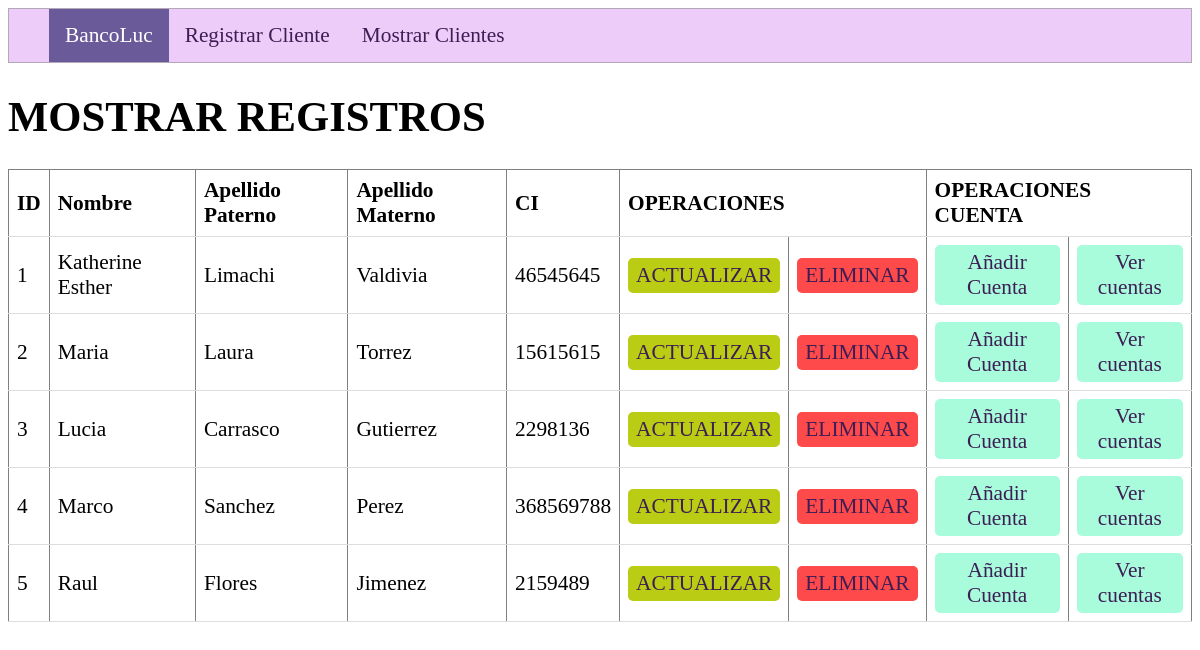
Page /cuentaBancaria/mostrar.php on the committed database.
### tables this page shows
CREATE TABLE `persona` (
  `id` int(11) NOT NULL,
  `nombre` varchar(100) DEFAULT NULL,
  `apellidop` varchar(100) DEFAULT NULL,
  `apellidom` varchar(100) DEFAULT NULL,
  `ci` int(11) DEFAULT NULL
);

### cuentaBancaria/mostrar.php (the view, shortened to what this page needs)
<?php
include 'cabecera.php';
include("conexion.php");
$consulta="SELECT * FROM persona";
$resultado=mysqli_query($conexion, $consulta)or die("No se ha podido mostrar la consulta.");
?>
<h1>MOSTRAR REGISTROS</h1>
<table border="1">
	<tr>
		<th>ID</th>
		<th>Nombre</th>
		<th>Apellido Paterno</th>
		<th>Apellido Materno</th>
		<th>CI</th>
		<th colspan="2">OPERACIONES</th>
		<th colspan="2">OPERACIONES CUENTA</th>
	</tr>
<?php
while($columna=mysqli_fetch_array($resultado)){
	echo "<tr>";
	echo "<td>".$columna['id']."</td>";
	echo "<td>".$columna['nombre']."</td>";
	echo "<td>".$columna['apellidop']."</td>";
	echo "<td>".$columna['apellidom']."</td>";
	echo "<td>".$columna['ci']."</td>";
	$id=$columna['id'];
	echo "<td> <a class='actualizar' href='modificarCC.php?id=$id'>ACTUALIZAR</a></td>";
	echo "<td> <a class='eliminar' href='eliminarCC.php?id=$id'>ELIMINAR</a></td>";
	echo "<td> <a class='opcuenta' href='añadirCuenta.php?id=$id'>Añadir Cuenta</a></td>";
	echo "<td> <a class='opcuenta' href='mostrarCuenta.php?id=$id'>Ver cuentas</a></td>";
	echo "</tr>";
}
?>
</table>
<?php
include("pie.php");
 ?>

### cuentaBancaria/cabecera.php (shortened to what this page needs)
<!DOCTYPE html>
<html>
<head>
	<link rel="stylesheet" href="estilo2.css">
</head>
<body>
	<ul>
  <li><a class="active" href="index.php">BancoLuc</a></li>
  <li><a href="registroCliente.php">Registrar Cliente</a></li>
  <li><a href="mostrar.php">Mostrar Clientes</a></li>
</ul>

### cuentaBancaria/estilo2.css (style rules this page uses)
body { font-family: Comic Sans; font-size: 16pt; Background – color : #0A8087; }
ul { list-style-type: none; margin: 0; padding: 2; overflow: hidden; border: 1px solid #B4A7B8; background-color: #EECCF9; }
li { float: left; }
li a { display: block; color: #3D1E54; text-align: center; padding: 14px 16px; text-decoration: none; }
li a.active { color: white; background-color: #6B5A9A; }
td a { display: block; color: #3D1E54; text-align: center; padding: 5px 8px; text-decoration: none; border-radius: 5px; }
.eliminar { background-color: #FE4A4A; }
.actualizar { background-color: #BBCC14; }
.opcuenta { background-color: #A8FCDC; }
table { border-collapse: collapse; width: 100%; }
th, td { padding: 8px; text-align: left; border-bottom: 1px solid #ddd; }

### rows in the picture
persona: id "1", nombre "Katherine Esther", apellidop "Limachi", apellidom "Valdivia", ci "46545645"
persona: id "2", nombre "Maria", apellidop "Laura", apellidom "Torrez", ci "15615615"
persona: id "3", nombre "Lucia", apellidop "Carrasco", apellidom "Gutierrez", ci "2298136"
persona: id "4", nombre "Marco", apellidop "Sanchez", apellidom "Perez", ci "368569788"
persona: id "5", nombre "Raul", apellidop "Flores", apellidom "Jimenez", ci "2159489"
